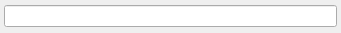
<?xml version="1.0" encoding="UTF-8"?>
<ui version="4.0">
 <class>searchForm</class>
 <widget class="QWidget" name="searchForm">
  <property name="geometry">
   <rect>
    <x>0</x>
    <y>0</y>
    <width>341</width>
    <height>33</height>
   </rect>
  </property>
  <property name="sizePolicy">
   <sizepolicy hsizetype="Preferred" vsizetype="Minimum">
    <horstretch>0</horstretch>
    <verstretch>0</verstretch>
   </sizepolicy>
  </property>
  <property name="windowTitle">
   <string>Search</string>
  </property>
  <layout class="QVBoxLayout" name="verticalLayout">
   <property name="spacing">
    <number>4</number>
   </property>
   <property name="leftMargin">
    <number>4</number>
   </property>
   <property name="topMargin">
    <number>4</number>
   </property>
   <property name="rightMargin">
    <number>4</number>
   </property>
   <property name="bottomMargin">
    <number>4</number>
   </property>
   <item>
    <layout class="QHBoxLayout" name="horizontalLayout">
     <item>
      <widget class="QgsFilterLineEdit" name="searchEdit"/>
     </item>
    </layout>
   </item>
  </layout>
 </widget>
 <customwidgets>
  <customwidget>
   <class>QgsFilterLineEdit</class>
   <extends>QLineEdit</extends>
   <header>qgis.gui</header>
  </customwidget>
 </customwidgets>
 <resources/>
 <connections/>
</ui>
